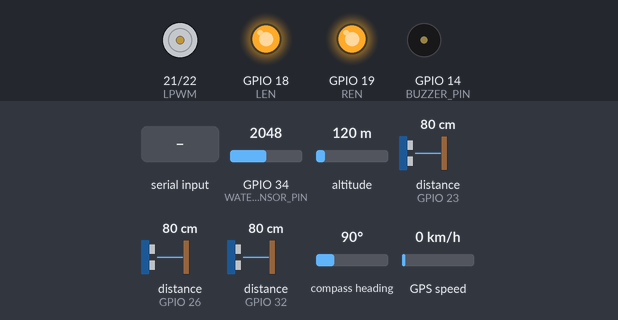
This sketch was run on a simulated ESP32. Shown: motor-driver pin pairs drawn as motors (green arrow = first pin HIGH = forward, orange = second pin HIGH = backward, longer = more drive), output pins drawn as LEDs (lit = HIGH), buzzer (waves = sounding, pin HIGH). Wiring (inferred from the names in the program): 3 × ultrasonic range finder: trigger GPIO 25, echo GPIO 23 / trigger GPIO 27, echo GPIO 26 / trigger GPIO 33, echo GPIO 32. Inputs (shaded band) come from the test bench; at power-on: distance to the obstacle (sensors on GPIO 23, GPIO 26, GPIO 32) 80 cm, GPIO 34 (WATER_SENSOR_PIN) = 2048, altitude 120 m, compass heading 90°, GPS speed 0 km/h. The echo pulse lasts 58.3 µs per cm; WiFi joins after 1.5 s; servers stay silent unless stated; random numbers use the default seed unless the sketch sets one; the GPS gets a fix after 3 s at 37.7749, -122.4194 with 8 satellites; no MQTT or app messages arrive unless stated; pins used as bus, display or sensor lines are not drawn; what the sketch prints to the serial monitor is not drawn.

Above: at 2.8 s.
2.9 s: distance to the obstacle (sensor on GPIO 23) set to 9 cm
6.5 s: "COLLECT\n" received over Serial
At 7.0 s:
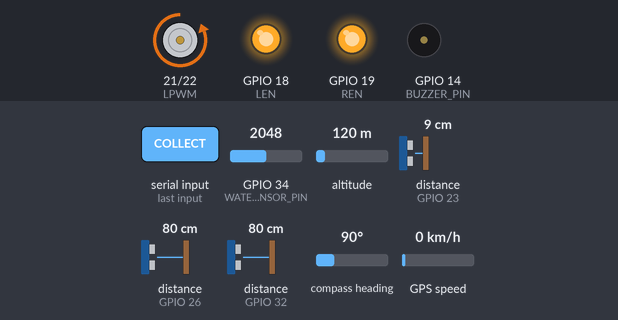
At 11.3 s:
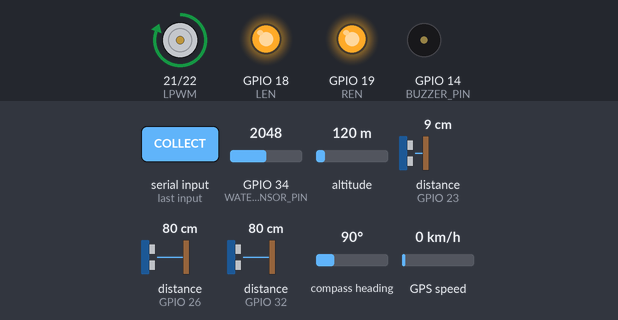
12.2 s: distance to the obstacle (sensor on GPIO 26) set to 18 cm
15.4 s: "classes\n" received over Serial
16.9 s: "DETECTIONS:\n" received over Serial
Timing chart, 0 to 19.4 s (numbered marks = the images above; inputs shaded):
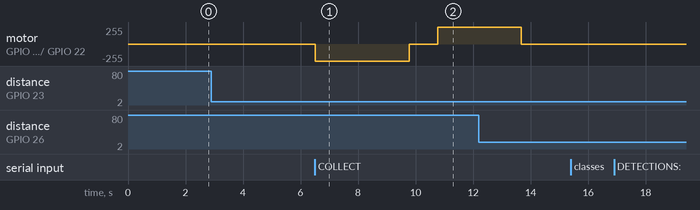

Measured:
- after the input at 2.9 s, every drawn part: stays the same
- after the input at 6.5 s, motor on GPIO 21 (LPWM) / GPIO 22 (RPWM): stopped → backward 255/255 at once, → stopped 3.3 s later, → forward 255/255 1.0 s later
- after the input at 15.4 s, every drawn part: stays the same
- after the input at 16.9 s, every drawn part: stays the same

The sketch:

project_desin.ino
```cpp
// Full ESP32 sketch (with ADC water sensor + robust HC-SR04 reads + collect queue/watchdog)
// IMPORTANT: ensure HC-SR04 echo pin is level-shifted to 3.3V before connecting to ESP32.

#include <Arduino.h>
#include <WiFi.h>
#include <WiFiClientSecure.h>
#include <ArduinoMqttClient.h>
#include <TinyGPSPlus.h>
#include <vector>
#include <algorithm>
#include <math.h> // for roundf, fabs

// ─── Pin definitions ───────────────────────────────────────────────────────────────
#define GPS_RX            16
#define GPS_TX            17
#define WATER_SENSOR_PIN  34   // ADC-capable pin (34..39 on many ESP32 boards)

#define ULTRASONIC_TRIG1   33
#define ULTRASONIC_ECHO1   32
#define ULTRASONIC_TRIG2   27
#define ULTRASONIC_ECHO2   26
#define ULTRASONIC_TRIG3   25
#define ULTRASONIC_ECHO3   23
#define ULTRASONIC_TRIG4    4
#define ULTRASONIC_ECHO4   35

#define RPWM               22
#define LPWM               21
#define REN                19
#define LEN                18

// Buzzer pin (added)
#define BUZZER_PIN         14   // change to any free GPIO you prefer

// If your sensor is inverted (HIGH means water present), set to 1
#define WATER_SENSOR_INVERTED 1

// Motor wiring mode (uncomment for single PWM)
// #define SINGLE_PWM 1
#ifdef SINGLE_PWM
  #define PWM_PIN RPWM
  #define DIR_PIN REN
#endif

// ─── Device ID / Wi-Fi / MQTT ──────────────────────────────────────────────────────
const char* deviceId = "DVC006";
const char* ssid      = "meltryllis ikuwayo";
const char* wifi_pass = "ikuwayo ikuwayo";

const char* mqttBroker   = "a62b022814fc473682be5d58d05e5f97.s1.eu.hivemq.cloud";
const int   mqttPort     = 8883;
const char* mqttUser     = "prototype";
const char* mqttPassword = "Prototype1";

const char* gpsTopic     = "esp32/gps";
const char* floodTopic   = "esp32/sensor/flood";
const char* binFullTopic = "esp32/sensor/bin_full";
String detectionTopic() { return String("esp32/") + deviceId + "/sensor/detections"; }

// ─── Globals ───────────────────────────────────────────────────────────────────────
WiFiClientSecure net;
MqttClient       client(net);
TinyGPSPlus      gps;
HardwareSerial   gpsSerial(2);

unsigned long lastPubGPS     = 0;
unsigned long lastPubSensors = 0;
const unsigned long GPS_INTERVAL     = 5000;
const unsigned long SENSORS_INTERVAL = 2000;

// Motor timings (up and down equal)
enum MotorState { IDLE, GOING_UP, WAIT_AFTER_UP, GOING_DOWN };
MotorState state = IDLE;
unsigned long motorStart = 0;
const unsigned long motorUP   = 3260; // ms to go UP (3 seconds)
const unsigned long motorDOWN = 2900; // ms to go DOWN (3 seconds)
const unsigned long idleAfterUpMs = 1000; // 1s idle at top

// detection publish debounce
unsigned long lastDetectionPublishMs = 0;
String lastDetectionPayload = "";
const unsigned long DETECTION_MIN_INTERVAL_MS = 800; // tune for your use

// NEW: queued detection payload to publish with periodic sensors
bool pendingDetection = false;
String pendingDetectionPayload = "";

// Flood debounce globals
const unsigned long FLOOD_DEBOUNCE_MS = 800; // ms
bool floodStableState = false;
unsigned long floodLastChangeMs = 0;

// ADC water sensor tuning
const int WATER_THRESHOLD = 1500;
const adc_attenuation_t WATER_ADC_ATTEN = ADC_11db; // Arduino-ESP32 API

// HC-SR04 tuning
const unsigned long HCSR04_TIMEOUT_US = 30000UL; // 30 ms timeout (~5 m)
const int HCSR04_ATTEMPTS = 3;                   // number of pings to average
const int BIN_FULL_CM = 10;                      // threshold for "bin full" (tweak as needed)

// Ultrasonic mount height: sensor mounted 12 inches above bin bottom
const float ULTRASONIC_MOUNT_IN = 12.0f;
const float ULTRASONIC_MOUNT_CM = ULTRASONIC_MOUNT_IN * 2.54f; // ~30.48 cm

// --- Ultrasonic helper: multiple pings + averaging (returns -1 if no valid echo) ---
long readUltrasonicCM(uint8_t trigPin, uint8_t echoPin, int attempts = HCSR04_ATTEMPTS) {
  long sum = 0;
  int valid = 0;
  for (int i = 0; i < attempts; ++i) {
    // ensure trig is LOW
    digitalWrite(trigPin, LOW);
    delayMicroseconds(2);

    // 10us trigger pulse
    digitalWrite(trigPin, HIGH);
    delayMicroseconds(10);
    digitalWrite(trigPin, LOW);

    // wait for echo (timeout prevents blocking forever)
    unsigned long duration = pulseIn(echoPin, HIGH, HCSR04_TIMEOUT_US);

    if (duration > 0) {
      long cm = (long)(duration / 29UL / 2UL); // approximate conversion
      sum += cm;
      valid++;
    } else {
    }

    // short delay between pings
    delay(10);
  }

  if (valid == 0) return -1;
  return sum / valid; // integer average
}

// --- Motor helpers (unchanged) ---
void motor_start_up() {
#ifdef SINGLE_PWM
  digitalWrite(DIR_PIN, HIGH); // HIGH = UP
  analogWrite(PWM_PIN, 255);
#else
  analogWrite(RPWM, 255);
  analogWrite(LPWM, 0);
#endif
}
void motor_start_down() {
#ifdef SINGLE_PWM
  digitalWrite(DIR_PIN, LOW); // LOW = DOWN
  analogWrite(PWM_PIN, 255);
#else
  analogWrite(RPWM, 0);
  analogWrite(LPWM, 255);
#endif
}
void motor_stop() {
#ifdef SINGLE_PWM
  analogWrite(PWM_PIN, 0);
#else
  analogWrite(RPWM, 0);
  analogWrite(LPWM, 0);
#endif
}

// --- WiFi / MQTT helpers (unchanged) ---
void connectWiFi() {
  if (WiFi.status() == WL_CONNECTED) return;
  WiFi.begin(ssid, wifi_pass);
  unsigned long start = millis();
  while (WiFi.status() != WL_CONNECTED && millis() - start < 10000) {
    delay(500);
    Serial.print('.');
  }
  if (WiFi.status() == WL_CONNECTED) {
    Serial.println("\nWi-Fi connected: " + WiFi.localIP().toString());
  } else {
    Serial.println("\nWi-Fi failed, continuing offline.");
  }
}
void connectMQTT() {
  if (WiFi.status() != WL_CONNECTED) return;
  if (client.connected()) return;
  String clientId = String("esp32-") + deviceId + "-" + String(random(0xffff), HEX);
  client.setId(clientId.c_str());
  client.setUsernamePassword(mqttUser, mqttPassword);
  String statusTopic = String("esp32/") + deviceId + "/status";
  String willPayload  = String("{\"id\":\"") + deviceId + "\",\"status\":\"offline\"}";
  client.beginWill(statusTopic.c_str(), willPayload.length(), true, 1);
  client.print(willPayload);
  client.endWill();
  Serial.print("Connecting MQTT...");
  if (client.connect(mqttBroker, mqttPort)) {
    Serial.println("MQTT connected!");
    String onlinePayload = String("{\"id\":\"") + deviceId + String("\",\"status\":\"online\"}");
    client.beginMessage(statusTopic.c_str(), onlinePayload.length(), true, 1);
    client.print(onlinePayload);
    client.endMessage();
  } else {
    Serial.println("MQTT connect failed, offline mode.");
  }
}

// --- Detection parsing / publishing helpers (unchanged) ---
String strTrim(const String &s) { int a=0,b=s.length()-1; while(a<=b && isspace(s[a])) a++; while(b>=a && isspace(s[b])) b--; if (a==0 && b==s.length()-1) return s; return s.substring(a,b+1); }
std::vector<String> splitClasses(const String &s) { std::vector<String> out; int i=0; while(i<s.length()){ int j=s.indexOf(',',i); String part; if(j==-1){ part=s.substring(i); i=s.length(); } else { part=s.substring(i,j); i=j+1; } part.trim(); if(part.startsWith("\"")&&part.endsWith("\"")&&part.length()>=2) part=part.substring(1,part.length()-1); part.trim(); if(part.length()) out.push_back(part);} return out; }
std::vector<String> parseClassesFromJson(const String &line){ std::vector<String> out; String low=line; low.toLowerCase(); int idx=low.indexOf("classes"); if(idx==-1) return out; int b=line.indexOf('[', idx); int e=(b==-1)?-1:line.indexOf(']', b); if(b==-1||e==-1||e<=b) return out; String inside=line.substring(b+1,e); auto parts = splitClasses(inside); for(auto &p:parts) out.push_back(p); return out;}
std::vector<String> parseClasses(const String &raw){ std::vector<String> out; String s=strTrim(raw); if(s.length()==0) return out; String up=s; up.toUpperCase(); if(up.startsWith("DETECTIONS:")||up.startsWith("CLASSES:")||up.startsWith("CLASS:")){ int colon=s.indexOf(':'); if(colon!=-1){ String body=s.substring(colon+1); return splitClasses(body);} } auto j=parseClassesFromJson(s); if(!j.empty()) return j; if(s.indexOf(' ')==-1 && s.indexOf('{')==-1 && s.indexOf('[')==-1 && s.indexOf(':')==-1) out.push_back(s); return out;}
void buildOrderedCounts(const std::vector<String> &classes, std::vector<String> &ordered, std::vector<int> &counts, std::vector<String> &keys){ ordered.clear(); counts.clear(); keys.clear(); for(auto &c:classes){ bool found=false; for(auto &u:ordered) if(u==c){ found=true; break;} if(!found) ordered.push_back(c);} for(auto &k:ordered){ int cnt=0; for(auto &c:classes) if(c==k) cnt++; counts.push_back(cnt); keys.push_back(k);} std::vector<int> idx(ordered.size()); for(size_t i=0;i<idx.size();++i) idx[i]=i; std::stable_sort(idx.begin(), idx.end(), [&](int a,int b){ return counts[a] > counts[b]; }); std::vector<String> newOrdered; std::vector<int> newCounts; for(auto i:idx){ newOrdered.push_back(ordered[i]); newCounts.push_back(counts[i]); } ordered=newOrdered; counts=newCounts; keys=ordered; }
String makeDetectionPayload(const String &device, const std::vector<String> &ordered, const std::vector<int> &counts) { unsigned long ts = millis(); String p = String("{\"id\":\"") + device + String("\",\"classes\":["); for (size_t i = 0; i < ordered.size(); ++i) { p += "\""; p += ordered[i]; p += "\""; if (i + 1 < ordered.size()) p += ","; } p += "],\"counts\":{"; for (size_t i = 0; i < ordered.size(); ++i) { p += "\""; p += ordered[i]; p += "\":" + String(counts[i]); if (i + 1 < ordered.size()) p += ","; } p += "},\"ts\":" + String(ts); if (!ordered.empty()) p += ",\"topClass\":\"" + ordered[0] + "\""; p += "}"; return p; }
void publishDetectionPayload(const String &payload){ connectWiFi(); if(!client.connected()) connectMQTT(); if(!client.connected()){ Serial.println("MQTT not connected - skip detection publish"); return;} unsigned long now=millis(); if(payload==lastDetectionPayload && (now - lastDetectionPublishMs) < DETECTION_MIN_INTERVAL_MS) return; lastDetectionPublishMs = now; lastDetectionPayload = payload; String topic = detectionTopic(); client.beginMessage(topic.c_str(), payload.length(), true, 1); client.print(payload); client.endMessage(); Serial.println("Published detection (retained): " + topic + " -> " + payload); }

// --- setup / loop ---
void setup() {
  Serial.begin(115200);
  delay(100);

  // Water sensor ADC setup
  pinMode(WATER_SENSOR_PIN, INPUT); // ADC pins are inputs
  analogSetPinAttenuation(WATER_SENSOR_PIN, WATER_ADC_ATTEN);

  // Ultrasonic pins
  pinMode(ULTRASONIC_TRIG1, OUTPUT); pinMode(ULTRASONIC_ECHO1, INPUT);
  pinMode(ULTRASONIC_TRIG2, OUTPUT); pinMode(ULTRASONIC_ECHO2, INPUT);
  pinMode(ULTRASONIC_TRIG3, OUTPUT); pinMode(ULTRASONIC_ECHO3, INPUT);

  // Ensure trigs start LOW
  digitalWrite(ULTRASONIC_TRIG1, LOW);
  digitalWrite(ULTRASONIC_TRIG2, LOW);
  digitalWrite(ULTRASONIC_TRIG3, LOW);

  #ifdef SINGLE_PWM
    pinMode(PWM_PIN, OUTPUT);
    pinMode(DIR_PIN, OUTPUT);
  #else
    pinMode(RPWM, OUTPUT); pinMode(LPWM, OUTPUT);
  #endif
  pinMode(LEN, OUTPUT); pinMode(REN, OUTPUT);
  digitalWrite(LEN, HIGH); digitalWrite(REN, HIGH);

  // Buzzer pin init (added)
  pinMode(BUZZER_PIN, OUTPUT);
  digitalWrite(BUZZER_PIN, LOW); // start off

  gpsSerial.begin(9600, SERIAL_8N1, GPS_RX, GPS_TX);

  connectWiFi();
  net.setInsecure();
  connectMQTT();

  Serial.println("READY");
  Serial.println("Listening for detection lines on Serial (JSON or DETECTIONS:...)");
}

int collect_queue = 0;
int MAX_QUEUE = 8;
bool collecting = false;
bool detection_enabled = true;
unsigned long collect_sent_at = 0;
double last_local_collect_sent_at = 0.0;
const double LOCAL_ECHO_IGNORE_SECONDS = 1.0;
unsigned long last_log_time = 0;
String last_sent_summary = "";

void loop() {
  client.poll();
  unsigned long now = millis();

  // Serial input handling (from PC / detector)
  while (Serial.available()) {
    String line = Serial.readStringUntil('\n');
    line.trim();
    if(line.length()==0) continue;
    Serial.println("RX: " + line);
    String up = line; up.toUpperCase(); up.trim();

    if(up == "COLLECT") {
      if(state != IDLE) {
        Serial.println("COLLECT ignored: motor busy");
      } else {
        Serial.println("COLLECTING (cmd received)");
        motorStart = now;
        motor_start_up();
        state = GOING_UP;
      }
      continue;
    } else if(up == "DONE") {
      Serial.println("done");
      motor_stop();
      state = IDLE;
      continue;
    }

    // --- PARSE DETECTIONS: queue them instead of immediate publish ---
    std::vector<String> classes = parseClasses(line);

    // If no classes were parsed, enqueue a "None" detection so we always publish something
    if (classes.empty()) {
      classes.push_back("None");
      Serial.println("No classes parsed from line -> forcing class \"None\"");
    }

    std::vector<String> ordered;
    std::vector<int> counts;
    std::vector<String> keys;
    buildOrderedCounts(classes, ordered, counts, keys);
    String payload = makeDetectionPayload(String(deviceId), ordered, counts);

    // Queue detection payload so it's published with sensor data block
    pendingDetectionPayload = payload;
    pendingDetection = true;
    Serial.println("Queued detection payload for next sensor publish: " + payload);
  }

  // Motor state machine (non-blocking)
  if (state == GOING_UP) {
    if (now - motorStart >= motorUP) {
      motor_stop();
      motorStart = now;
      state = WAIT_AFTER_UP;
      Serial.println("Reached top, idling 1s");
    }
  } else if (state == WAIT_AFTER_UP) {
    if (now - motorStart >= idleAfterUpMs) {
      motor_start_down();
      motorStart = now;
      state = GOING_DOWN;
      Serial.println("Start going down");
    }
  } else if (state == GOING_DOWN) {
    if (now - motorStart >= motorDOWN) {
      motor_stop();
      state = IDLE;
      Serial.println("done");
    }
  }

  // GPS read
  while (gpsSerial.available()) gps.encode(gpsSerial.read());

  // ---------- SENSOR & BUZZER: run when IDLE even if MQTT isn't connected ----------
  if (state == IDLE && (now - lastPubSensors >= SENSORS_INTERVAL)) {
    lastPubSensors = now;

    // --- Water sensor (ADC or digital) ---
    bool isADCpin = (WATER_SENSOR_PIN >= 34 && WATER_SENSOR_PIN <= 39);
    int analogVal = -1;
    bool rawHigh = false;
    if (isADCpin) {
      analogVal = analogRead(WATER_SENSOR_PIN);      // ~0..4095
      rawHigh = (analogVal >= WATER_THRESHOLD);
    } else {
      int dig = digitalRead(WATER_SENSOR_PIN);
      rawHigh = (dig == HIGH);
    }
    #if WATER_SENSOR_INVERTED
      bool rawState = rawHigh;
    #else
      bool rawState = !rawHigh;
    #endif

    // debounce
    if (rawState != floodStableState) {
      if (floodLastChangeMs == 0) floodLastChangeMs = now;
      else if (now - floodLastChangeMs >= FLOOD_DEBOUNCE_MS) {
        floodStableState = rawState;
        floodLastChangeMs = 0;
      }
    } else {
      floodLastChangeMs = 0;
    }
    bool flooded = floodStableState;

    // --- Ultrasonic read (robust, sequential to reduce crosstalk) ---
    // Tuning constants for ultrasonic robustness
    const float SENSOR_MIN_CM = 5.0f;            // increased blind zone to avoid rim/fast reflections
    const unsigned long INTER_SENSOR_DELAY_MS = 80; // pause between sensors to reduce crosstalk
    const int LOCAL_ATTEMPTS = 4;                // attempts per sensor for better averaging
    const float MAX_ACCEPTABLE_SPREAD = 20.0f;   // if sensors disagree more than this, bias safer value

    long d1 = readUltrasonicCM(ULTRASONIC_TRIG1, ULTRASONIC_ECHO1, LOCAL_ATTEMPTS);
    delay(INTER_SENSOR_DELAY_MS);
    long d2 = readUltrasonicCM(ULTRASONIC_TRIG2, ULTRASONIC_ECHO2, LOCAL_ATTEMPTS);
    delay(INTER_SENSOR_DELAY_MS);
    long d3 = readUltrasonicCM(ULTRASONIC_TRIG3, ULTRASONIC_ECHO3, LOCAL_ATTEMPTS);

    // Debug: print raw sensor values (helpful while tuning)
    Serial.print("RAW d1,d2,d3: ");
    Serial.print(d1); Serial.print(", ");
    Serial.print(d2); Serial.print(", ");
    Serial.println(d3);

    // Validate/filter readings (reject blind-zone and out-of-range)
    std::vector<float> valid;
    if (d1 > 0 && d1 >= SENSOR_MIN_CM && d1 <= ULTRASONIC_MOUNT_CM) valid.push_back((float)d1);
    if (d2 > 0 && d2 >= SENSOR_MIN_CM && d2 <= ULTRASONIC_MOUNT_CM) valid.push_back((float)d2);
    if (d3 > 0 && d3 >= SENSOR_MIN_CM && d3 <= ULTRASONIC_MOUNT_CM) valid.push_back((float)d3);

    // Choose aggregated distance robustly (median-like)
    float avgDist = -1.0f;
    if (!valid.empty()) {
      std::sort(valid.begin(), valid.end());
      if (valid.size() == 1) {
        avgDist = valid[0];
      } else if (valid.size() == 2) {
        avgDist = 0.5f * (valid[0] + valid[1]);
      } else {
        avgDist = valid[valid.size()/2]; // middle of 3
      }

      float spread = valid.back() - valid.front();
      if (spread > MAX_ACCEPTABLE_SPREAD) {
        // sensors disagree too much — bias toward the larger distance to avoid false "full"
        avgDist = valid.back();
      }
    } else {
      avgDist = -1.0f; // no valid reading
    }

    // use avgDist for binFull decision as well
    bool binFull = (avgDist > 0.0f && avgDist < (float)BIN_FULL_CM);

    // --- Compute fill percentage (whole number) based on mount height ---
    float fillPct = 0.0f;
    if (avgDist > 0.0f) {
      float effectiveHeight = ULTRASONIC_MOUNT_CM - SENSOR_MIN_CM;
      float adjustedDist = avgDist - SENSOR_MIN_CM;
      if (adjustedDist < 0) adjustedDist = 0;
      fillPct = 100.0f * (effectiveHeight - adjustedDist) / effectiveHeight;
      // Clamp between 0 and 100
      if (fillPct < 0) fillPct = 0;
      if (fillPct > 100) fillPct = 100;
    } else {
      // no valid reading -> treat as 0% (or set to -1 to indicate N/A)
      fillPct = 0.0f;
    }

    // --- Buzzer debounce logic: require consecutive confirmations ---
    static int consecutiveFulls = 0;
    const int CONSECUTIVE_FULLS_REQUIRED = 1; // set to 1 for testing; raise to 3 in production
    const float BUZZER_THRESHOLD = 90.0f;

    if (fillPct >= BUZZER_THRESHOLD) {
      consecutiveFulls++;
      Serial.print("consecutiveFulls="); Serial.print(consecutiveFulls);
      Serial.print(" fillPct="); Serial.println(fillPct);
      if (consecutiveFulls >= CONSECUTIVE_FULLS_REQUIRED) {
        // If your buzzer requires PWM, use tone(BUZZER_PIN, frequency) instead
        digitalWrite(BUZZER_PIN, HIGH);
      }
    } else {
      if (consecutiveFulls > 0) {
        Serial.print("consecutiveFulls reset (fillPct="); Serial.print(fillPct); Serial.println(")");
      }
      consecutiveFulls = 0;
      digitalWrite(BUZZER_PIN, LOW);
    }

    // debug prints
    Serial.print("WATER_RAW=");
    if (isADCpin) { Serial.print(analogVal); Serial.print(" (adc)"); }
    else Serial.print(rawHigh ? "HIGH" : "LOW");
    Serial.print(" rawState="); Serial.print(rawState ? "1" : "0");
    Serial.print(" stable="); Serial.println(flooded ? "true" : "false");

    Serial.print("avgDist=");
    if (avgDist > 0.0f) Serial.print(avgDist); else Serial.print("N/A");
    Serial.print("  Fill%=");
    Serial.println(fillPct);

    // publish flood/bin messages only if MQTT connected — but readings + buzzer happen regardless
    if (WiFi.status() == WL_CONNECTED && client.connected()) {
      // publish flood
      String floodPayload = String("{\"id\":\"") + deviceId + String("\",\"flooded\":") + (flooded ? "true" : "false") + "}";
      client.beginMessage(floodTopic);
      client.print(floodPayload);
      client.endMessage();
      Serial.println("Published Flood: " + floodPayload);

      // publish bin full (include fillPct)
      String binPayload = String("{\"id\":\"") + deviceId + String("\",\"binFull\":") + (binFull ? "true" : "false") + ",\"fillPct\":" + String(fillPct) + "}";
      client.beginMessage(binFullTopic);
      client.print(binPayload);
      client.endMessage();
      Serial.println("Published Bin Full: " + binPayload);

      // --- NEW: publish pending detection payload (if any) at the same time ---
      if (pendingDetection && pendingDetectionPayload.length() > 0) {
        unsigned long nowDet = millis();
        // respect detection debounce as before
        if (pendingDetectionPayload != lastDetectionPayload || (nowDet - lastDetectionPublishMs) >= DETECTION_MIN_INTERVAL_MS) {
          // publish via helper (handles connect + dedupe + retained)
          publishDetectionPayload(pendingDetectionPayload);
        } else {
          Serial.println("Pending detection suppressed due to debounce/duplicate.");
        }
        // clear queue no matter whether published or suppressed - it will be re-queued by the Pi later if needed
        pendingDetection = false;
        pendingDetectionPayload = "";
      }
    } else {
      Serial.println("MQTT not connected — readings taken locally, not published.");
    }

  } // end sensor block

  delay(10);
}
```
